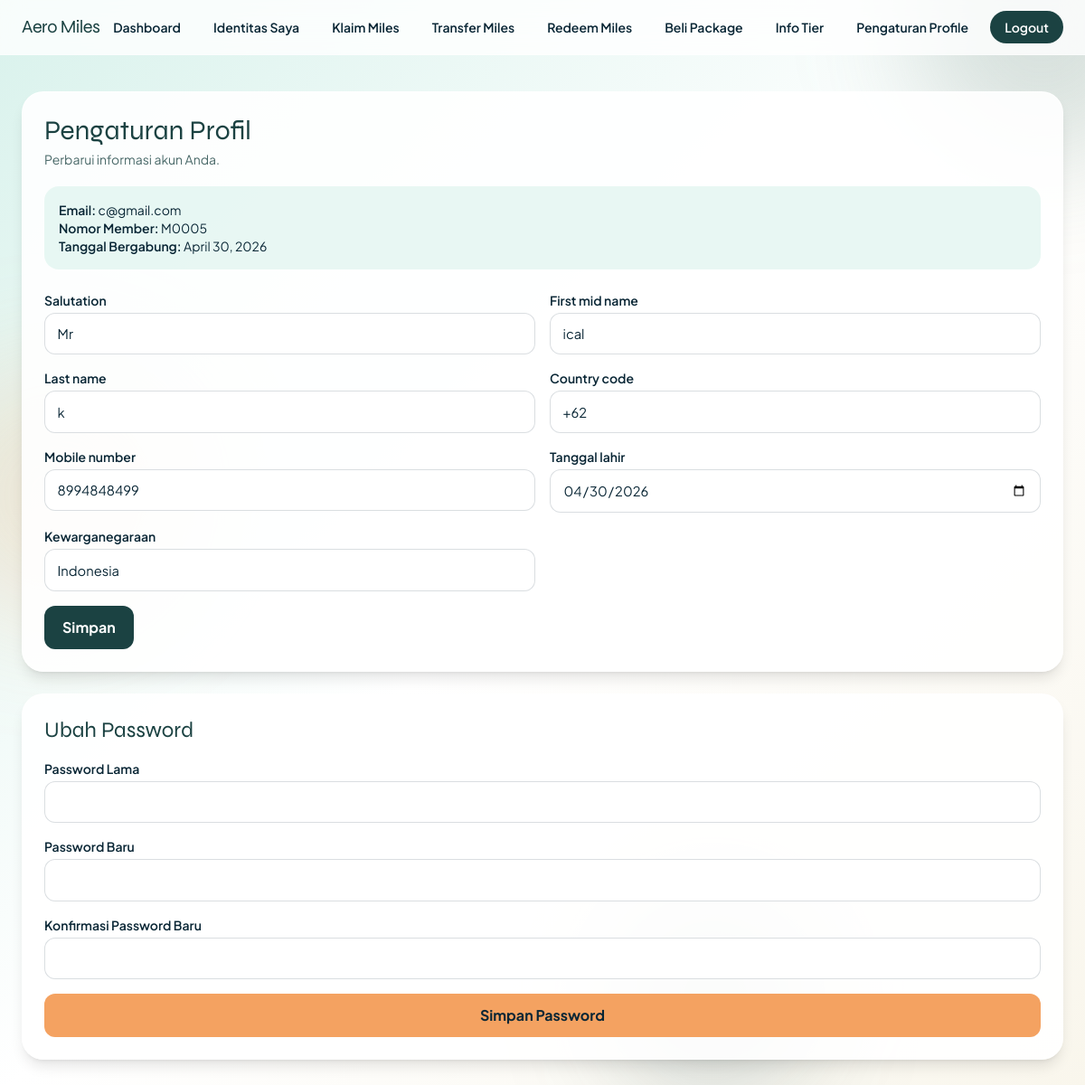
Page /pengaturan-profile/ (signed in) on the committed database.
### core/models.py (models this page shows, shortened)
class User(AbstractUser):
    class Role(models.TextChoices):
        MEMBER = "member", "Member"
        STAF = "staf", "Staf"
    username = None
    email = models.EmailField(unique=True)
    role = models.CharField(max_length=10, choices=Role.choices, default=Role.MEMBER)
    salutation = models.CharField(max_length=10, default="Mr")
    first_mid_name = models.CharField(max_length=100, default="User")
    last_name = models.CharField(max_length=100, default="Aero")
    country_code = models.CharField(max_length=5, default="+62")
    mobile_number = models.CharField(max_length=20, default="0000000000")
    tanggal_lahir = models.DateField(default=timezone.localdate)
    kewarganegaraan = models.CharField(max_length=50, default="Indonesia")
    USERNAME_FIELD = "email"
    REQUIRED_FIELDS = []
    objects = UserManager()

class MemberProfile(models.Model):
    user = models.OneToOneField(User, on_delete=models.CASCADE, related_name="member_profile")
    nomor_member = models.CharField(max_length=20, unique=True)
    tier = models.CharField(max_length=20, default="Blue")
    tanggal_bergabung = models.DateField(default=timezone.localdate)
    total_miles = models.IntegerField(default=0)
    award_miles = models.IntegerField(default=0)

### core/views.py (the view, shortened to what this page needs)
# urls.py: path("pengaturan-profile/", views.profile_settings_view, name="profile_settings"),
@login_required
def profile_settings_view(request):
    user_form = ProfileUpdateForm(instance=request.user)
    password_form = CustomPasswordChangeForm(user=request.user)
    staff_form = None
    if request.user.role == User.Role.STAF:
        staff_form = StaffMaskapaiForm(instance=request.user.staff_profile)
    context = {
        "user_form": user_form,
        "password_form": password_form,
    }
    if request.user.role == User.Role.MEMBER:
        context["member_profile"] = request.user.member_profile
    if request.user.role == User.Role.STAF:
        context["staff_profile"] = request.user.staff_profile
        context["staff_form"] = staff_form
    return render(request, "core/profile_settings.html", context)

### core/forms.py
class ProfileUpdateForm(forms.ModelForm):
    class Meta:
        model = User
        fields = [
            "salutation",
            "first_mid_name",
            "last_name",
            "country_code",
            "mobile_number",
            "tanggal_lahir",
            "kewarganegaraan",
        ]
        widgets = {
            "tanggal_lahir": forms.DateInput(attrs={"type": "date"}),
        }

class CustomPasswordChangeForm(PasswordChangeForm):
    old_password = forms.CharField(label="Password Lama", widget=forms.PasswordInput)
    new_password1 = forms.CharField(label="Password Baru", widget=forms.PasswordInput)
    new_password2 = forms.CharField(label="Konfirmasi Password Baru", widget=forms.PasswordInput)

### templates/core/profile_settings.html (shortened to what this page needs)
{% extends 'base.html' %}
{% block content %}
<section class="grid gap-6 xl:grid-cols-3">
    <div class="animate-rise rounded-3xl border border-white/70 bg-white/90 p-6 shadow-lg xl:col-span-2">
        <h1 class="font-display text-3xl text-aero-steel">Pengaturan Profil</h1>
        <p class="mt-1 text-sm text-aero-steel/80">Perbarui informasi akun Anda.</p>
        <div class="mt-5 rounded-2xl bg-aero-cloud/60 p-4 text-sm">
            <p><span class="font-semibold">Email:</span> {{ user.email }}</p>
            {% if user.role == 'member' and member_profile %}
                <p><span class="font-semibold">Nomor Member:</span> {{ member_profile.nomor_member }}</p>
                <p><span class="font-semibold">Tanggal Bergabung:</span> {{ member_profile.tanggal_bergabung }}</p>
            {% endif %}
        </div>
        <form method="post" class="mt-6 space-y-4">
            <div class="grid gap-4 md:grid-cols-2">
                {% for field in user_form %}
                    <div>
                        <label class="mb-1 block text-sm font-semibold">{{ field.label }}</label>
                        {{ field }}
                    </div>
                {% endfor %}
            </div>
            <button type="submit" class="rounded-xl bg-aero-steel px-5 py-3 font-bold text-white hover:bg-aero-ink">Simpan</button>
        </form>
    </div>
    <div class="animate-rise rounded-3xl border border-white/70 bg-white/90 p-6 shadow-lg" style="animation-delay: .12s;">
        <h2 class="font-display text-2xl text-aero-steel">Ubah Password</h2>
        <form method="post" class="mt-4 space-y-4">
            {% for field in password_form %}
                <div>
                    <label class="mb-1 block text-sm font-semibold">{{ field.label }}</label>
                    {{ field }}
                </div>
            {% endfor %}
            <button type="submit" class="w-full rounded-xl bg-aero-sunrise px-4 py-3 font-bold text-aero-ink hover:brightness-95">Simpan Password</button>
        </form>
    </div>
</section>
{% endblock %}

### templates/core/profile_settings.html (style rules this page uses)
input, select { width: 100%; border-radius: 0.75rem; border: 1px solid rgba(9, 38, 53, 0.15); background: rgba(255, 255, 255, 0.92); padding: 0.7rem 0.85rem; font-size: 0.92rem; }

### rows in the picture
User: email "c@gmail.com", user_form "Mr" "ical" "k" "+62" "8994848499" "04/30/2026" "Indonesia"
MemberProfile: nomor_member "M0005", tanggal_bergabung "April 30, 2026"

### other values in the picture
{{ field.label }} "Salutation" "First mid name" "Last name" "Country code" "Mobile number" "Tanggal lahir" "Kewarganegaraan"
{{ field.label }} "Password Lama" "Password Baru" "Konfirmasi Password Baru"
